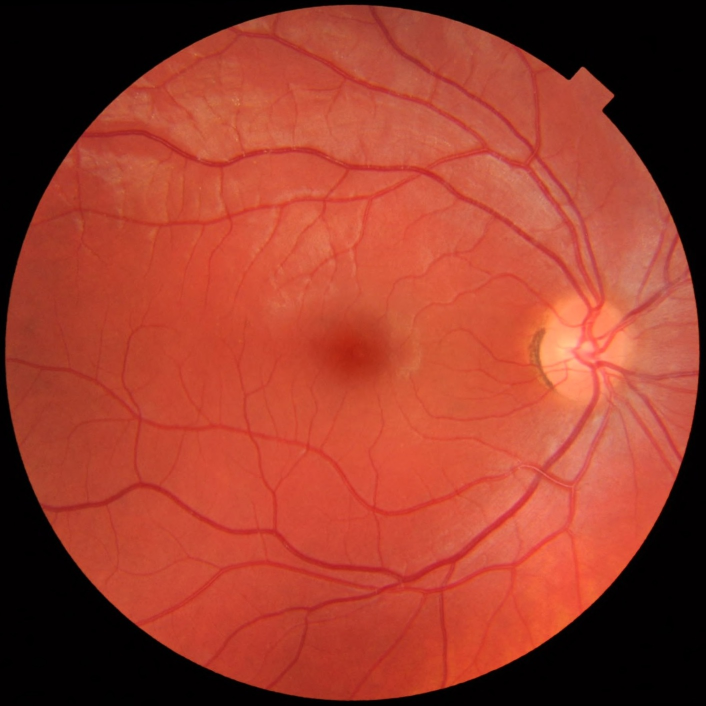
#> input picture DiaRet_opencv_matlab/eye.jpg, 1411 x 1411 px (shown at 1/2 size)
$ python forpy.py   (Python 2 division)   (older library calls are emulated)
#> lines starting #> are read from the running program, lines starting #| are printed output that depends on the picture; after the words box and inside, x2 and y2 are one past the last pixel; in counts of white or black regions, pixels touching at a corner belong together
import cv2
import imutils
import numpy as np
from matplotlib import pyplot as plt

while(1):
    image=cv2.imread("eye.jpg")
#> image is the input picture: shape (1411, 1411, 3); mean B, G, R 44.5, 60.8, 154.9
    grey=cv2.cvtColor(image,cv2.COLOR_BGR2GRAY)
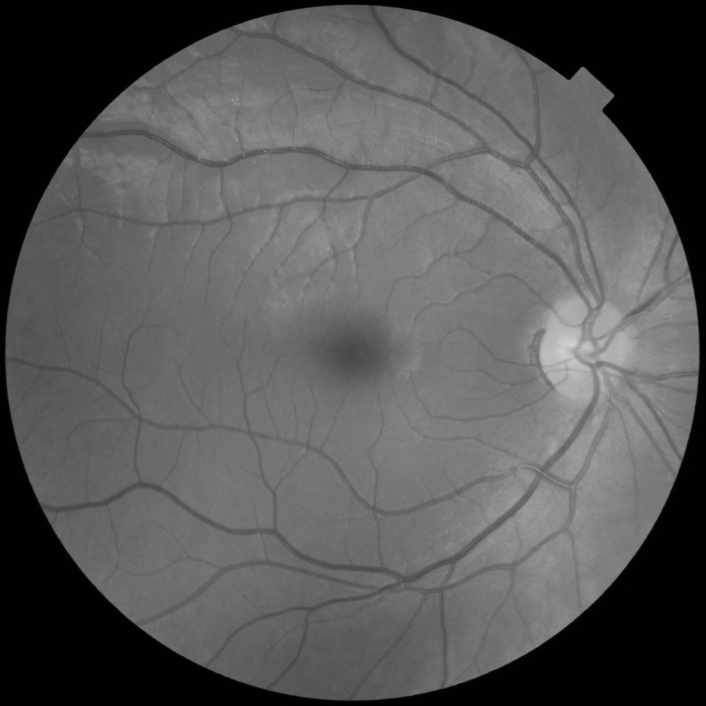
#> grey: shape (1411, 1411) (shown at 1/2 size); min 0, max 208, mean 87.1
    hsv=cv2.cvtColor(image,cv2.COLOR_BGR2HSV)
#> hsv: shape (1411, 1411, 3); mean H, S, V 36.7, 193.5, 154.9
    #image = imutils.resize(image, width=1200)

    #kernel = np.ones((5,5),200, np.uint8)
    #th1 = cv2.dilate(th1,kernel,iterations = 5)
    ret,thresh = cv2.threshold(grey,127,255,0)
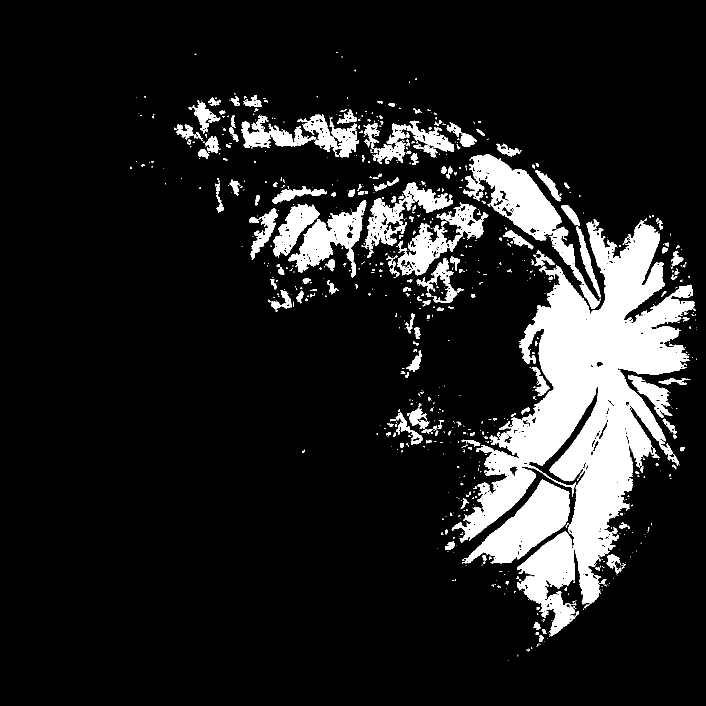
#> thresh: shape (1411, 1411) (shown at 1/2 size); 12.8% white; 859 white regions (641 under 20 px)

    #contours,hierarchy = cv2.findContours(thresh, 1, 2)
    _, contours, _= cv2.findContours(thresh, 1, 2)
#> contours = 1496 contours, 1197 with area under 20; largest, box (x1, y1, x2, y2) and area: (903, 440, 1390, 1273) 141720, (926, 309, 1200, 618) 18180, (924, 959, 1139, 1127) 14878, (576, 400, 733, 555) 8794, (795, 405, 977, 551) 8162

    for  c in enumerate(contours):
#> (the run stopped early here; a loop or call above may not have finished)

$ run again, with DiaRet_opencv_matlab/im0002.ppm saved as DiaRet_opencv_matlab/eye.jpg
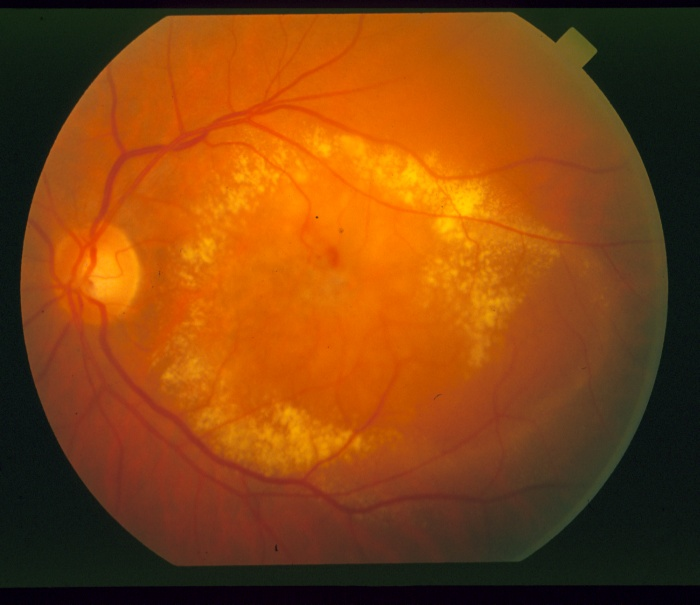
#> input picture DiaRet_opencv_matlab/im0002.ppm, 700 x 605 px
#> image is the input picture: shape (605, 700, 3); mean B, G, R 16.5, 68.2, 131.7
#> `grey=cv2.cvtColor(image,cv2.COLOR_BGR2GRAY)`:
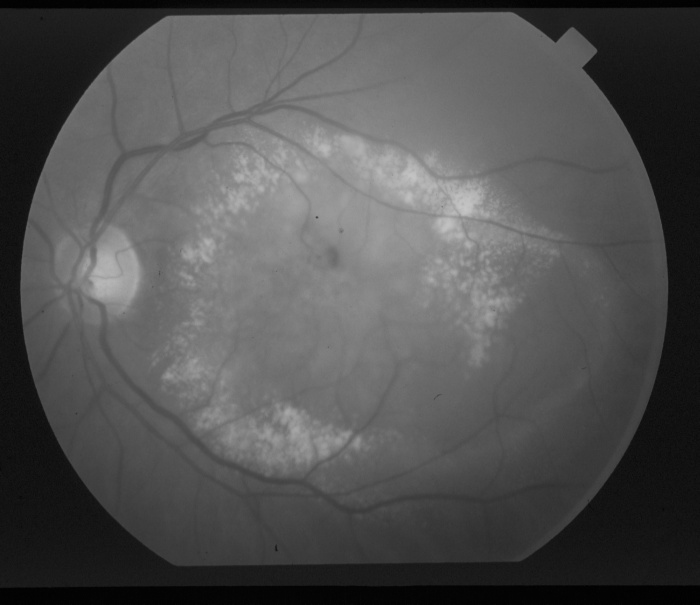
#> grey: shape (605, 700); min 0, max 198, mean 81.3
#> hsv: shape (605, 700, 3); mean H, S, V 31.7, 195.2, 134.3
#> `ret,thresh = cv2.threshold(grey,127,255,0)`:
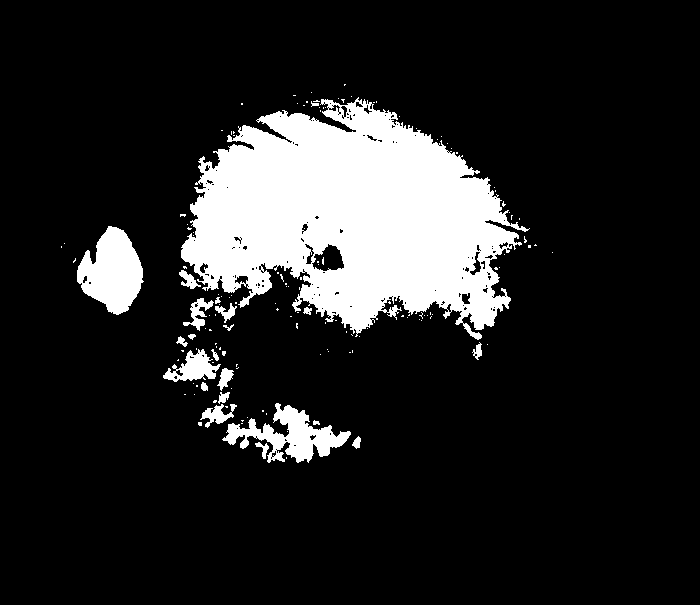
#> thresh: shape (605, 700); 14.5% white; 147 white regions (125 under 20 px)
#> contours = 313 contours, 272 with area under 20; largest, box (x1, y1, x2, y2) and area: (181, 97, 530, 340) 51562, (77, 226, 144, 315) 3669, (222, 403, 351, 463) 2845, (163, 349, 221, 382) 871, (311, 243, 345, 272) 601

$ run again, with DiaRet_opencv_matlab/im0003.ppm saved as DiaRet_opencv_matlab/eye.jpg
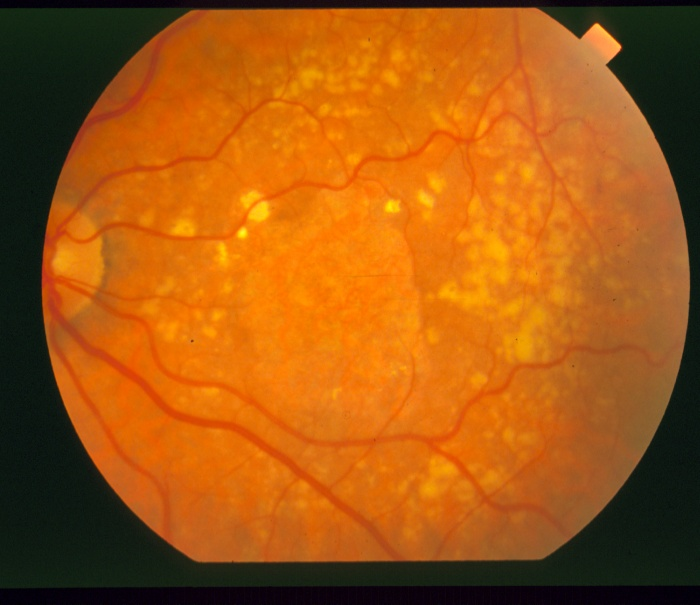
#> input picture DiaRet_opencv_matlab/im0003.ppm, 700 x 605 px
#> image is the input picture: shape (605, 700, 3); mean B, G, R 16.7, 87, 162.2
#> `grey=cv2.cvtColor(image,cv2.COLOR_BGR2GRAY)`:
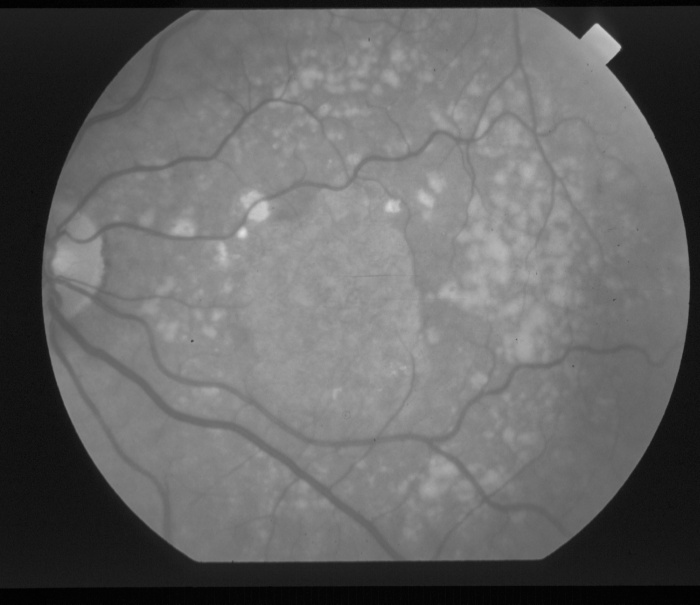
#> grey: shape (605, 700); min 1, max 225, mean 101.5
#> hsv: shape (605, 700, 3); mean H, S, V 30.1, 207, 164.9
#> `ret,thresh = cv2.threshold(grey,127,255,0)`:
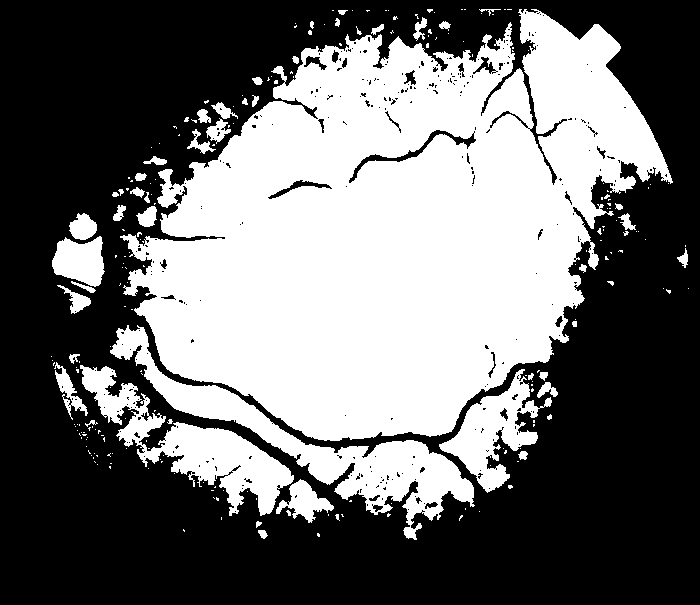
#> thresh: shape (605, 700); 42.7% white; 235 white regions (186 under 20 px)
#> contours = 595 contours, 520 with area under 20; largest, box (x1, y1, x2, y2) and area: (120, 9, 673, 441) 146084, (110, 325, 475, 540) 12861, (80, 365, 294, 516) 8726, (439, 369, 552, 493) 4842, (52, 236, 105, 287) 1824
